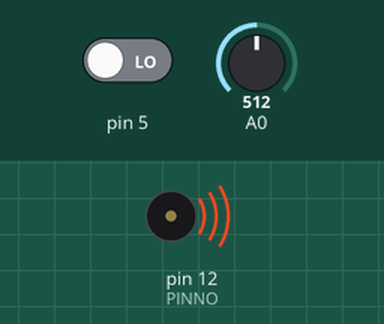
Recording of a sketch running on a simulated Arduino Uno, built with avr-gcc and run on an emulated ATmega328P. On the bench: buzzer (waves = sounding). Inputs (shaded band) come from the test bench; at power-on: pin 5 LOW, A0 = 512. What the sketch prints to the serial monitor is not drawn.

Above: at 1.2 s.
1.3 s: pin 5 driven HIGH
At 2.2 s:
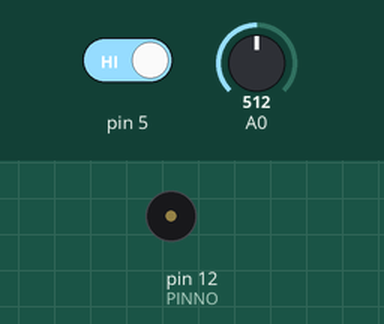
2.8 s: pin 5 driven LOW
At 3.3 s:
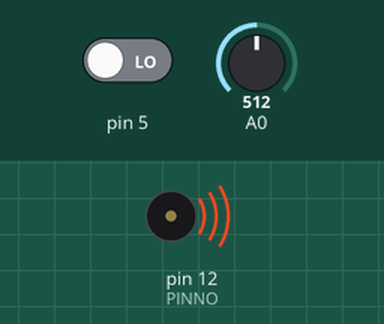
Timing chart, 0 to 5.8 s (numbered marks = the images above; inputs shaded):
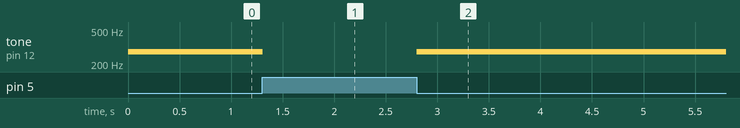

Measured:
- after the input at 1.3 s, tone on pin 12 (PINNO): 277 Hz → silent at once
- after the input at 2.8 s, tone on pin 12 (PINNO): silent → 277 Hz at once

The sketch:

sketch_cds.ino
```cpp
// 圧電ブザーを使います
// 12音
// C(ド), C#, D, D#, E, F, F#, G, G#, A, A#, B
const int SCALE[] = {33, 35, 37, 39, 41, 44, 46, 49, 52, 55, 58, 62,
                   65, 69, 73, 78, 82, 87, 93, 98, 104, 110, 117, 123,
                   131, 139, 147, 156, 165, 175, 185, 196, 208, 220, 233, 247,
                   262, 277, 294, 311, 330, 349, 370, 392, 415, 440, 466, 494,
                   523, 554, 587, 622, 659, 698, 740, 784, 831, 880, 932, 988,
                   1047, 1109, 1175, 1245, 1319, 1397, 1480, 1568, 1661, 1760, 1865, 1976,
                   2093, 2217, 2349, 2489, 2637, 2794, 2960, 3136, 3322, 3520, 3729, 3951
                  };
// 音の長さを指定
#define BEAT 100

// 圧電スピーカを接続したピン番号
#define PINNO 12

// 音階
int scaleIndex = 0;

void setup() {
  Serial.begin(9600);
}

void loop() {
  int val = analogRead(0);
  Serial.println(val);

  if (digitalRead(5) == HIGH) {
    digitalWrite(PINNO, LOW) ;
  } else {
    int output = map(val, 100, 1000, 0, 83);
    tone(PINNO, SCALE[output], BEAT) ;
    delay(BEAT) ;
  }
}
```
